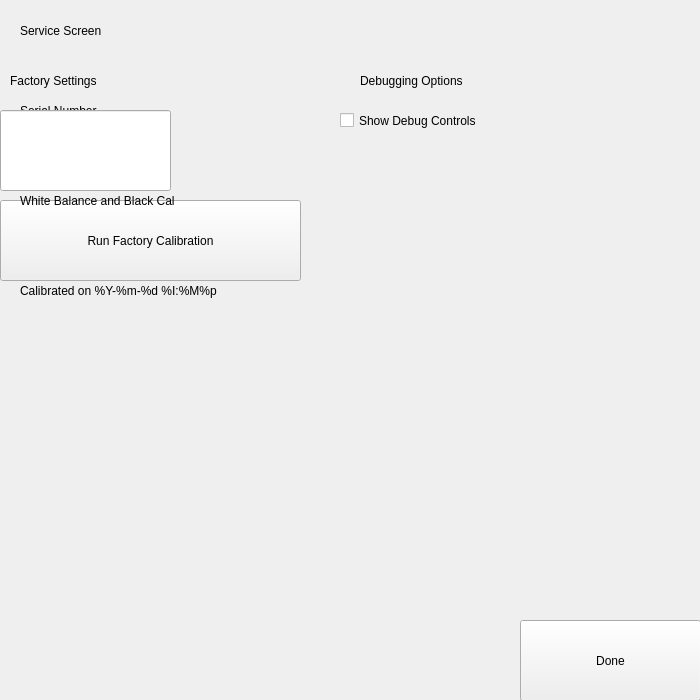
<?xml version="1.0" encoding="UTF-8"?>
<ui version="4.0">
 <class>ServiceScreenUnlocked</class>
 <widget class="QWidget" name="ServiceScreenUnlocked">
  <property name="geometry">
   <rect>
    <x>0</x>
    <y>0</y>
    <width>700</width>
    <height>700</height>
   </rect>
  </property>
  <property name="windowTitle">
   <string notr="true">Service Screen</string>
  </property>
  <widget class="Backdrop" name="backdrop">
   <property name="geometry">
    <rect>
     <x>0</x>
     <y>0</y>
     <width>701</width>
     <height>701</height>
    </rect>
   </property>
  </widget>
  <widget class="HeaderLabel" name="headerlabel">
   <property name="geometry">
    <rect>
     <x>20</x>
     <y>10</y>
     <width>241</width>
     <height>41</height>
    </rect>
   </property>
   <property name="text">
    <string>Service Screen</string>
   </property>
  </widget>
  <widget class="Button" name="uiDone">
   <property name="geometry">
    <rect>
     <x>520</x>
     <y>620</y>
     <width>181</width>
     <height>81</height>
    </rect>
   </property>
   <property name="text">
    <string>Done</string>
   </property>
  </widget>
  <widget class="CheckBox" name="uiShowDebugControls">
   <property name="geometry">
    <rect>
     <x>340</x>
     <y>80</y>
     <width>251</width>
     <height>81</height>
    </rect>
   </property>
   <property name="text">
    <string>Show Debug Controls</string>
   </property>
  </widget>
  <widget class="LineEdit" name="uiSerialNumber">
   <property name="geometry">
    <rect>
     <x>0</x>
     <y>110</y>
     <width>171</width>
     <height>81</height>
    </rect>
   </property>
   <property name="text">
    <string/>
   </property>
  </widget>
  <widget class="Label" name="label">
   <property name="geometry">
    <rect>
     <x>20</x>
     <y>100</y>
     <width>221</width>
     <height>21</height>
    </rect>
   </property>
   <property name="text">
    <string>Serial Number</string>
   </property>
  </widget>
  <widget class="Subheader" name="subheader">
   <property name="geometry">
    <rect>
     <x>10</x>
     <y>70</y>
     <width>241</width>
     <height>21</height>
    </rect>
   </property>
   <property name="text">
    <string>Factory Settings</string>
   </property>
  </widget>
  <widget class="Subheader" name="subheader_2">
   <property name="geometry">
    <rect>
     <x>360</x>
     <y>70</y>
     <width>241</width>
     <height>21</height>
    </rect>
   </property>
   <property name="text">
    <string>Debugging Options</string>
   </property>
  </widget>
  <widget class="Button" name="uiCal">
   <property name="geometry">
    <rect>
     <x>0</x>
     <y>200</y>
     <width>301</width>
     <height>81</height>
    </rect>
   </property>
   <property name="text">
    <string>Run Factory Calibration</string>
   </property>
   <property name="customStyleSheet" stdset="0">
    <string>align: left;</string>
   </property>
  </widget>
  <widget class="Label" name="label_2">
   <property name="geometry">
    <rect>
     <x>20</x>
     <y>190</y>
     <width>331</width>
     <height>21</height>
    </rect>
   </property>
   <property name="text">
    <string>White Balance and Black Cal</string>
   </property>
  </widget>
  <widget class="Label" name="uiCalibratedOn">
   <property name="geometry">
    <rect>
     <x>20</x>
     <y>280</y>
     <width>311</width>
     <height>21</height>
    </rect>
   </property>
   <property name="text">
    <string>Calibrated on %Y-%m-%d %I:%M%p</string>
   </property>
  </widget>
  <zorder>backdrop</zorder>
  <zorder>headerlabel</zorder>
  <zorder>uiDone</zorder>
  <zorder>uiShowDebugControls</zorder>
  <zorder>label</zorder>
  <zorder>subheader</zorder>
  <zorder>subheader_2</zorder>
  <zorder>uiCal</zorder>
  <zorder>uiSerialNumber</zorder>
  <zorder>label_2</zorder>
  <zorder>uiCalibratedOn</zorder>
 </widget>
 <customwidgets>
  <customwidget>
   <class>Backdrop</class>
   <extends>QLabel</extends>
   <header>backdrop</header>
  </customwidget>
  <customwidget>
   <class>Button</class>
   <extends>QPushButton</extends>
   <header>button</header>
  </customwidget>
  <customwidget>
   <class>CheckBox</class>
   <extends>QCheckBox</extends>
   <header>check_box</header>
  </customwidget>
  <customwidget>
   <class>HeaderLabel</class>
   <extends>QLabel</extends>
   <header>header_label</header>
  </customwidget>
  <customwidget>
   <class>Label</class>
   <extends>QLabel</extends>
   <header>label</header>
  </customwidget>
  <customwidget>
   <class>LineEdit</class>
   <extends>QLineEdit</extends>
   <header>line_edit</header>
  </customwidget>
  <customwidget>
   <class>Subheader</class>
   <extends>QLabel</extends>
   <header>subheader</header>
  </customwidget>
 </customwidgets>
 <resources/>
 <connections/>
</ui>
